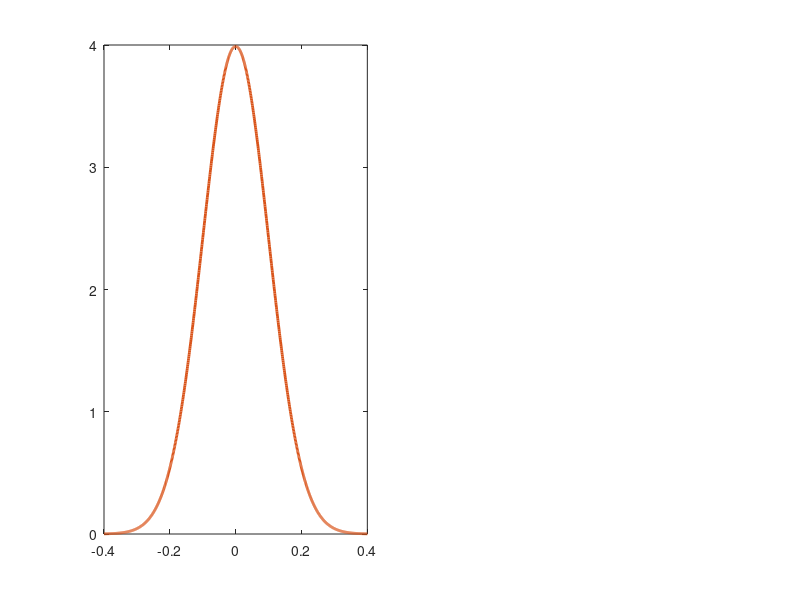

Recreate this plot in MATLAB. (Note: this script raises an error after producing the figure.)
%% SECTION 1: Setup Environment
clc; clear; close all;

% Định nghĩa phân phối chuẩn với Sigma rất nhỏ (Tập trung cao độ)
mu = 0;
sigma = 0.1; % Độ lệch chuẩn nhỏ -> PDF sẽ rất cao

x = linspace(mu - 4*sigma, mu + 4*sigma, 1000);

%% SECTION 2: Calculate PDF & CDF
pdf_vals = normpdf(x, mu, sigma);
cdf_vals = normcdf(x, mu, sigma);

%% SECTION 3: Visualization (Decoding Stanley Chan)
figure('Name', 'PDF vs CDF Analysis', 'Color', 'w', 'Position', [100 100 1000 500]);

% Plot 1: PDF (The Density)
subplot(1, 2, 1);
plot(x, pdf_vals, 'LineWidth', 2, 'Color', '#D95319');
yline(1, 'k--', 'Probability Limit = 1');
title('Probability Density Function (PDF)');
xlabel('x'); ylabel('Density f_X(x)');
grid on;

% Highlight đỉnh
max_pdf = max(pdf_vals);
text(mu, max_pdf, sprintf('Max Density = %.2f (> 1!)', max_pdf), ...
    'VerticalAlignment', 'bottom', 'HorizontalAlignment', 'center', 'Color', 'r', 'FontWeight', 'bold');

subtitle('Stanley Chan: "PDF is Probability per unit length"');

% Plot 2: CDF (The Probability)
subplot(1, 2, 2);
plot(x, cdf_vals, 'LineWidth', 2, 'Color', '#0072BD');
yline(1, 'k--', 'Max Probability = 1');
title('Cumulative Distribution Function (CDF)');
xlabel('x'); ylabel('Probability P(X \le x)');
grid on;
ylim([-0.1 1.2]);

subtitle('CDF always stays within [0, 1]');

%% SECTION 4: Why CDF is useful? (Calculation)
% Bài toán: Tính xác suất X nằm trong khoảng [-0.1, 0.1]
% Cách 1: Tích phân PDF (Mô phỏng bằng hình thang)
prob_integral = trapz(x(x>=-0.1 & x<=0.1), pdf_vals(x>=-0.1 & x<=0.1));

% Cách 2: Dùng CDF (Phép trừ đơn giản)
prob_cdf = normcdf(0.1, mu, sigma) - normcdf(-0.1, mu, sigma);

fprintf('--- SO SÁNH HIỆU QUẢ ---\n');
fprintf('Xác suất tính bằng tích phân PDF: %.6f\n', prob_integral);
fprintf('Xác suất tính bằng hiệu CDF:      %.6f (Nhanh & Chính xác)\n', prob_cdf);